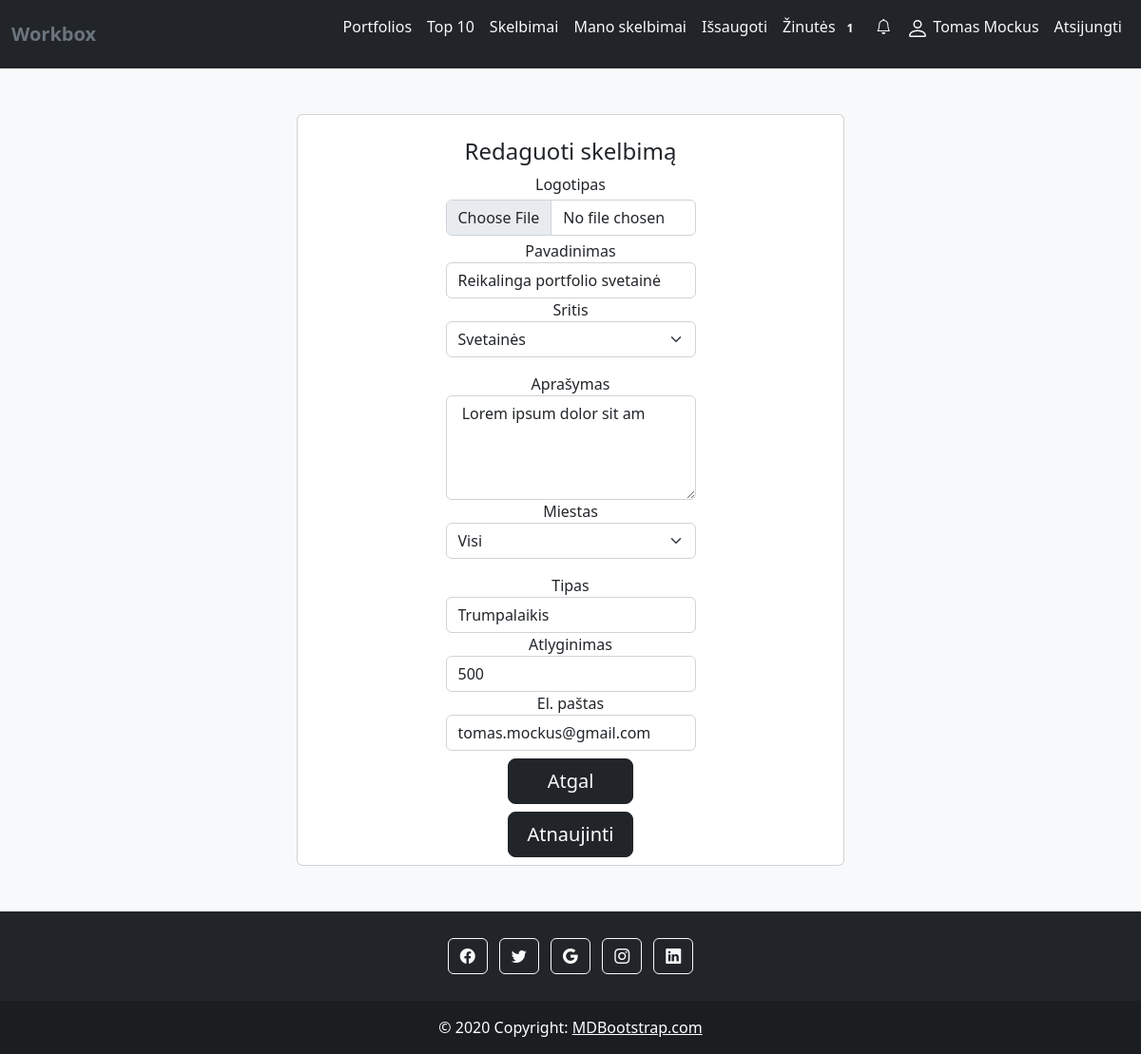
/edit_skelbimas/15 (signed in), run on an earlier commit of the app's database.
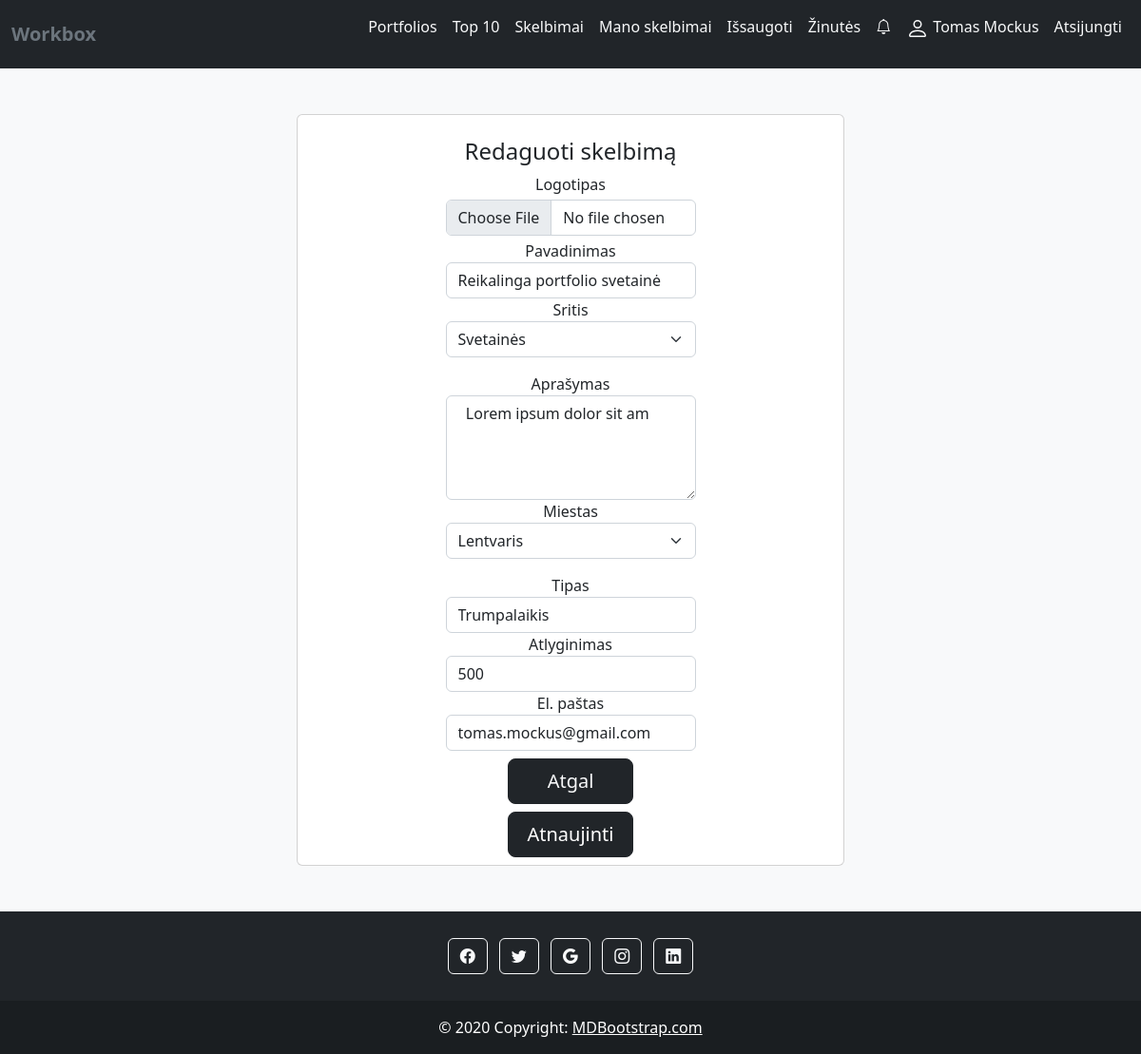
And on a later commit of the database.
### core/models.py (models this page shows, shortened)
class Skelbimas(models.Model):
    logo = models.ImageField("Logo", default='no-image.png', upload_to='skelbimai', blank=True)
    name = models.CharField("Name",max_length=100, null=True,blank=True)
    about = models.CharField("About",max_length=1000,null=True, blank=True)
    upload_date = models.DateField("Upload date",null=True,auto_now=True)
    area = models.CharField("Area",max_length=100, null=True, blank=True)
    user_id = models.ForeignKey("Profile", on_delete=models.CASCADE)
    type = models.CharField("Type",max_length=100,null=True, blank=True)
    salary = models.IntegerField("Salary",null=True, blank=True)
    email = models.CharField("Email",max_length=100,null=True, blank=True)
    location = models.CharField("Location", max_length=100, null=True, blank=True)

### core/views.py (the view, shortened to what this page needs)
# urls.py: path('edit_skelbimas/<int:id>', views.edit_skelbimas, name='edit_skelbimas'),
@login_required(login_url="signin")
def edit_skelbimas(request, id):
    user = request.user.id
    skelbimas = Skelbimas.objects.get(id=id)
    context = {
        'skelbimas': skelbimas,
        'useris': request.user,
    }
    return render(request, 'edit_skelbimas.html', context=context)

### core/views.py (called while the page is built)
def inbox_notifications(request):
    directs_count = 0
    if request.user.is_authenticated:
        directs_count = Message.objects.filter(user=request.user, is_read=False).count()
    return {'directs_count': directs_count}

def count_notifications(request):
    count_notifications = 0
    if request.user.is_authenticated:
        count_notifications = Notification.objects.filter(user=request.user, is_seen=False).count()
    return {'count_notifications': count_notifications}

### templates/edit_skelbimas.html (shortened to what this page needs)
{% extends 'base.html' %}
{% block content %}
{%load static%}
<div class="container-fluid my-5 w-50">
<section class="h-100 w-100 gradient-custom-2">
    <div class="card text-center">
        <br>
        <h4>Redaguoti skelbimą</h4>
        <form action="" method="POST" enctype="multipart/form-data">
            <div class="container w-50">
                <span>Logotipas</span>
                <input class="form-control my-1" type="file" name="logo">
                <span>Pavadinimas </span> <input type="text" class="form-control" name="pavadinimas" value="{{skelbimas.name}}">
                <span>Sritis</span>
                <select name="sritis" class="form-control rounded form-select mb-3 " required>
                                <option value="{{skelbimas.area}}" selected>{{skelbimas.area}}</option>
                            </select>
                <span>Aprašymas</span> <textarea id="aprasymas" class="form-control" name="aprasymas" rows="4"
                                                 cols="50"> {{skelbimas.about}} </textarea>
                <span>Miestas</span>
                <select name="location" class="form-control rounded form-select mb-3 " required>
                    <option value="{{skelbimas.location}}" selected>{{skelbimas.location}}</option>
                                </select>
                <span>Tipas</span> <input type="text" class="form-control" name="tipas" value="{{skelbimas.type}}">
                <span>Atlyginimas</span> <input type="text" class="form-control" name="atlyginimas" value="{{skelbimas.salary}}">
                <span>El. paštas</span> <input type="email" class="form-control" name="email" value="{{skelbimas.email}}">
                <button type="button" class="btn btn-dark btn-lg btn-block my-2" style="width:50%"><a class="text-light" href="{% url 'manoskelbimai' user %}" style="text-decoration:None;">Atgal</a>
                </button>
                <button type="submit" class="btn btn-dark btn-lg btn-block mb-2 " style="width:50%">Atnaujinti</button>
            </div>
        </form>
    </div>
</section>
    </div>
{% endblock %}

### templates/base.html (shortened to what this page needs)
<!DOCTYPE html>
{% load static %}
<html lang="en">
<head>
    <link href="https://cdn.jsdelivr.net/npm/bootstrap@5.2.2/dist/css/bootstrap.min.css" rel="stylesheet"
>
    <link rel="stylesheet" href="https://cdn.jsdelivr.net/npm/bootstrap-icons@1.9.1/font/bootstrap-icons.css">
</head>
<body class="bg-light d-flex flex-column min-vh-100">
<nav class="navbar navbar-expand-md bg-dark ">
    <div class="container-xxl ">
        <a href="{% url 'index'%}" class="navbar-brand">
            <span class="fw-bold text-secondary">Workbox</span>
        </a>
        <div class="collapse navbar-collapse justify-content-end align-center" id="main-nav">
            <ul class="navbar-nav ">
                <li class="nav-item">
                    <a class="nav-link text-light" href="{% url 'index' %}">Portfolios</a>
                </li>
                <li class="nav-item">
                    <a class="nav-link text-light" href="{% url 'top' %}">Top 10</a>
                </li>
                <li class="nav-item">
                    <a class="nav-link text-light" href="{% url 'skelbimai' %}">Skelbimai</a>
                </li>
                {% if user.is_authenticated %}
                <li class="nav-item"><a class="nav-link text-light" href="{% url 'manoskelbimai' user.id %}">Mano
                    skelbimai</a></li>
                <li class="nav-item"><a class="nav-link text-light" href="{% url 'issaugoti'%}">Išsaugoti
                    </a></li>
                <li class="nav-item"><a class="nav-link text-light" href="{% url 'inbox' %}" > Žinutės
                    {% if directs_count%}
                    <span class="badge"> {{directs_count}} </span>
                    {%else%}
                    <p></p>
                    {%endif%}
                    </a></li>
                <li class="nav-item"><a class="nav-link text-light" href="{% url 'show-notifications' %}"><span><i class="bi bi-bell"></i></span>
                    </a></li>
                <li class="nav-item"><a class="nav-link text-light" href="{% url 'manoprofilis' user.id %}">
                    {{ user.profile.name }} {{ user.profile.surname }}</a></li>
                <li class="nav-item"><a class="nav-link text-light" href="{% url 'logout'%}?next=/">Atsijungti</a></li>
                {% else %}
                <li class="nav-item"><a class="nav-link text-light" href="{% url 'signin'%}?next={{request.path}}">Prisijungti</a>
                </li>
                <li class="nav-item"><a class="nav-link text-light" href="{% url 'signup'%}">Registruotis</a></li>
                {% endif %}
            </ul>
        </div>
    </div>
</nav>
{% block content %}{% endblock %}
<footer class="bg-dark text-center text-white mt-auto">
    <div class="container p-4 pb-0">
        <section class="mb-4">
            <a class="btn btn-outline-light btn-floating m-1" href="#!" role="button"
            ><i class="bi bi-facebook"></i
            ></a>
            <a class="btn btn-outline-light btn-floating m-1" href="#!" role="button"
            ><i class="bi bi-twitter"></i
            ></a>
            <a class="btn btn-outline-light btn-floating m-1" href="#!" role="button"
            ><i class="bi bi-google"></i
            ></a>
            <a class="btn btn-outline-light btn-floating m-1" href="#!" role="button"
            ><i class="bi bi-instagram"></i
            ></a>
            <a class="btn btn-outline-light btn-floating m-1" href="#!" role="button"
            ><i class="bi bi-linkedin"></i
            ></a>
        </section>
    </div>
    <div class="text-center p-3" style="background-color: rgba(0, 0, 0, 0.2);">
        © 2020 Copyright:
        <a class="text-white" href="https://mdbootstrap.com/">MDBootstrap.com</a>
    </div>
</footer>
</body>

What changed in the data, as far as the page shows it:
changed Skelbimas "Reikalinga portfolio svetainė": location "Visi" → "Lentvaris"
Also different on the page:
{{ directs_count }}: "1" → (not shown)
